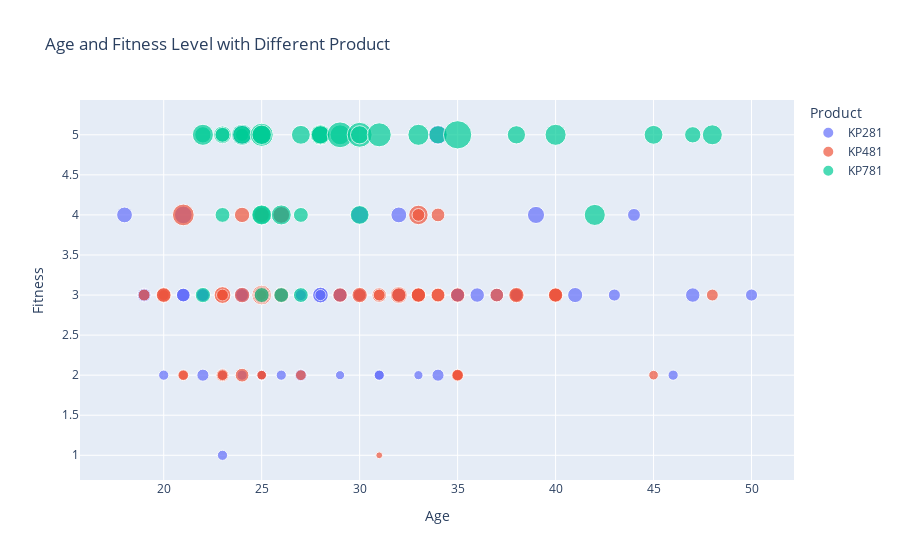

Notebook source saved alongside this figure:
### Markdown cell above
## Describtion
1. Age Columns is maximum spread between 20 and 30 
1. Education has 16 maximum number which mean mostly people are graduate along 14 Year which is either undergraduate
1. Usage of 3 times in a weeks time . 
1. Peopl have peak fitness of 3 followd by 5
1. Income is highest spread between 20,000 to 60000 dollars
1. Miles Covered walking running is higesht between 10-100 miles

### Code cell
import plotly.express as px
# plotting the bubble chart
fig = px.scatter(aer, x="Age", y="Fitness",size="Miles", color="Product",title=" Age and Fitness Level with Different Product ")
# showing the plot
fig.show()

### Figure 1 — Plotly figure (JSON) as saved in the notebook; plotly's stock layout.template omitted (floating-point values rounded to 4 significant figures)
{"data": [{"hovertemplate": "Product=KP281<br>Age=%{x}<br>Fitness=%{y}<br>Miles=%{marker.size}<extra></extra>", "legendgroup": "KP281", "marker": {"color": "#636efa", "size": [112, 75, 66, 85, 47, 66, 75, 85, 141, 85, 85, 66, 75, 75, 47, 75, 103, 94, 113, 38, 113, 94, 94, 188, 113, 47, 75, 75, 56, 47, 85, 113, 47, 85, 113, 113, 47, 85, 66, 132, 85, 66, 85, 56, 56, 66, 103, 94, 113, 56, 85, 38, 94, 141, 85, 47, 47, 113, 85, 38, 85, 169, 66, 85, 94, 85, 94, 85, 75, 56, 56, 75, 132, 66, 103, 66, 75, 47, 94, 66], "sizemode": "area", "sizeref": 0.9, "symbol": "circle"}, "mode": "markers", "name": "KP281", "orientation": "v", "showlegend": true, "type": "scatter", "x": [18, 19, 19, 19, 20, 20, 21, 21, 21, 21, 22, 22, 22, 22, 23, 23, 23, 23, 23, 23, 23, 23, 24, 24, 24, 24, 24, 25, 25, 25, 25, 25, 25, 25, 26, 26, 26, 26, 26, 26, 26, 27, 27, 27, 28, 28, 28, 28, 28, 28, 29, 29, 29, 30, 30, 31, 31, 32, 32, 33, 33, 34, 34, 35, 35, 35, 36, 37, 38, 38, 38, 38, 39, 40, 41, 43, 44, 46, 47, 50], "xaxis": "x", "y": [4, 3, 3, 3, 2, 3, 3, 3, 4, 3, 3, 2, 3, 3, 1, 3, 3, 3, 3, 2, 3, 3, 3, 5, 3, 2, 3, 3, 3, 2, 3, 4, 2, 3, 4, 3, 2, 3, 3, 4, 3, 2, 3, 3, 3, 3, 3, 3, 3, 3, 3, 2, 3, 4, 3, 2, 2, 4, 3, 2, 3, 5, 2, 3, 3, 3, 3, 3, 3, 3, 3, 3, 4, 3, 3, 3, 4, 2, 3, 3], "yaxis": "y"}, {"hovertemplate": "Product=KP481<br>Age=%{x}<br>Fitness=%{y}<br>Miles=%{marker.size}<extra></extra>", "legendgroup": "KP481", "marker": {"color": "#EF553B", "size": [64, 53, 106, 95, 212, 42, 53, 95, 85, 95, 127, 74, 53, 64, 85, 106, 106, 85, 127, 42, 106, 95, 64, 170, 106, 53, 42, 127, 85, 127, 106, 53, 95, 74, 106, 95, 64, 21, 127, 95, 170, 85, 95, 95, 74, 95, 85, 85, 53, 53, 64, 95, 85, 85, 106, 85, 85, 95, 42, 64], "sizemode": "area", "sizeref": 0.9, "symbol": "circle"}, "mode": "markers", "name": "KP481", "orientation": "v", "showlegend": true, "type": "scatter", "x": [19, 20, 20, 20, 21, 21, 21, 23, 23, 23, 23, 23, 23, 23, 24, 24, 24, 25, 25, 25, 25, 25, 25, 25, 25, 25, 25, 25, 26, 26, 26, 27, 29, 30, 30, 31, 31, 31, 32, 32, 33, 33, 33, 33, 33, 34, 34, 34, 35, 35, 35, 35, 37, 38, 38, 40, 40, 40, 45, 48], "xaxis": "x", "y": [3, 3, 3, 3, 4, 2, 2, 3, 3, 3, 3, 2, 2, 3, 2, 4, 3, 3, 4, 2, 3, 3, 3, 3, 4, 3, 2, 3, 3, 4, 3, 2, 3, 3, 3, 3, 3, 1, 3, 3, 4, 3, 3, 3, 4, 3, 4, 3, 2, 2, 2, 3, 3, 3, 3, 3, 3, 3, 2, 3], "yaxis": "y"}, {"hovertemplate": "Product=KP781<br>Age=%{x}<br>Fitness=%{y}<br>Miles=%{marker.size}<extra></extra>", "legendgroup": "KP781", "marker": {"color": "#00cc96", "size": [106, 120, 200, 140, 100, 100, 100, 80, 200, 160, 120, 160, 200, 100, 180, 240, 170, 100, 180, 160, 100, 100, 180, 180, 150, 180, 300, 280, 160, 150, 260, 200, 150, 360, 150, 200, 200, 160, 120, 180], "sizemode": "area", "sizeref": 0.9, "symbol": "circle"}, "mode": "markers", "name": "KP781", "orientation": "v", "showlegend": true, "type": "scatter", "x": [22, 22, 22, 23, 23, 23, 24, 24, 24, 24, 25, 25, 25, 25, 25, 25, 25, 26, 26, 27, 27, 27, 28, 28, 28, 29, 29, 30, 30, 30, 31, 33, 34, 35, 38, 40, 42, 45, 47, 48], "xaxis": "x", "y": [3, 5, 5, 5, 4, 5, 5, 5, 5, 5, 5, 4, 5, 3, 4, 5, 5, 3, 4, 5, 3, 4, 5, 5, 5, 5, 5, 5, 4, 5, 5, 5, 5, 5, 5, 5, 4, 5, 5, 5], "yaxis": "y"}], "layout": {"legend": {"itemsizing": "constant", "title": {"text": "Product"}, "tracegroupgap": 0}, "title": {"text": " Age and Fitness Level with Different Product "}, "xaxis": {"anchor": "y", "domain": [0, 1], "title": {"text": "Age"}}, "yaxis": {"anchor": "x", "domain": [0, 1], "title": {"text": "Fitness"}}}}
